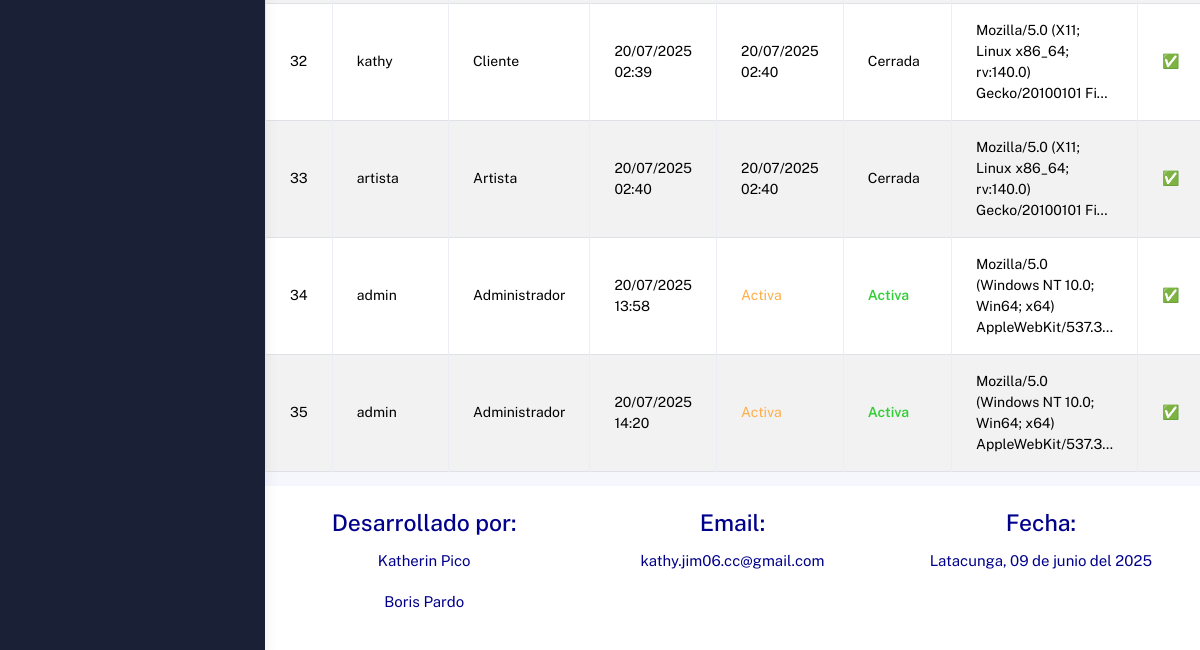
The app's page /administrador/sesiones/ (signed in, lower part), older data.
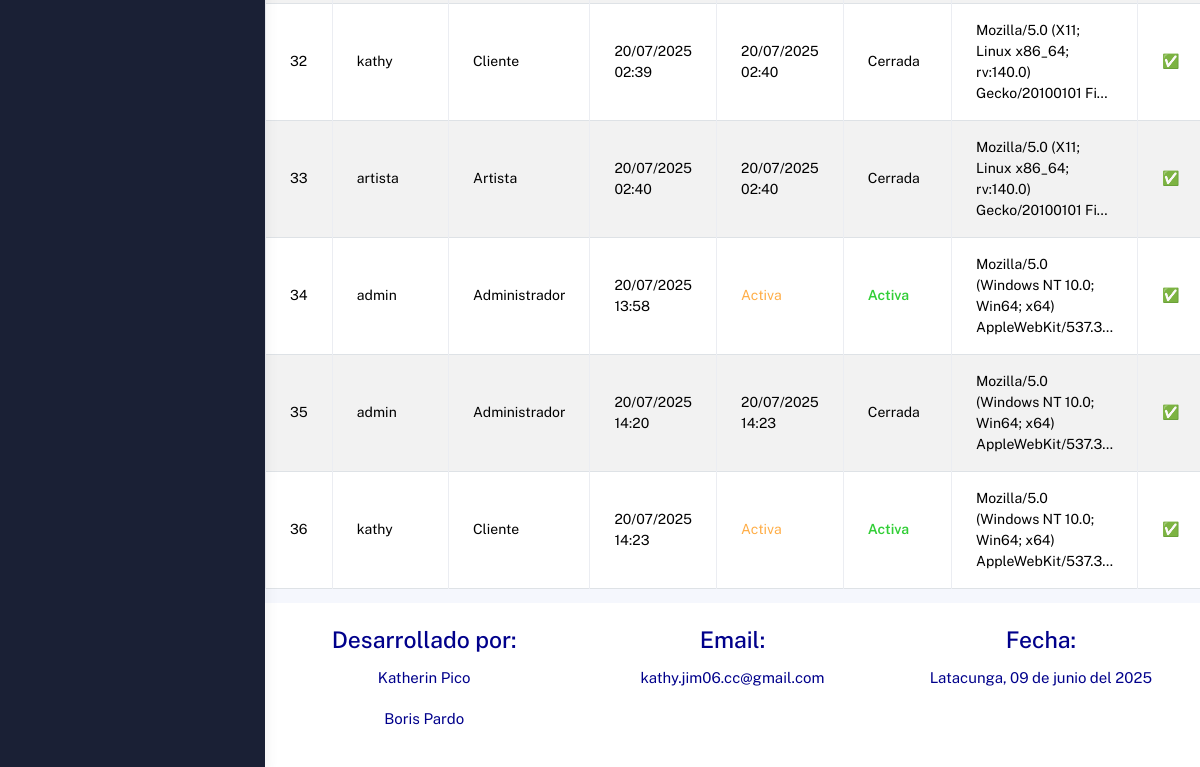
The same page, newer data.
### Aplicaciones/gestionContratos/models.py (models this page shows, shortened)
class RegistroSesion(models.Model):
    usuario = models.ForeignKey(Usuario, on_delete=models.CASCADE)
    fecha_login = models.DateTimeField(auto_now_add=True)
    fecha_logout = models.DateTimeField(null=True, blank=True)
    user_agent = models.CharField(max_length=255, null=True, blank=True)
    exitoso = models.BooleanField(default=True)  # Por si quieres registrar intentos fallidos
    class Meta:
        ordering = ['-fecha_login']

class Usuario(AbstractUser):
    telefono = models.CharField(max_length=10)
    direccion = models.TextField()
    rol = models.CharField(max_length=20, choices=ROL_CHOICES, default='Cliente')
    verificado = models.BooleanField(default=False)
    bloqueado = models.BooleanField(default=False)
    foto_perfil = models.ImageField(upload_to='usuarios/perfil/', null=True, blank=True)
    portafolio_pdf = models.FileField(upload_to='usuarios/portafolios/', null=True, blank=True)
    facebook_url = models.URLField(max_length=200, null=True, blank=True)
    x_url = models.URLField("X (Twitter)", max_length=200, null=True, blank=True)
    web_url = models.URLField("Página web", max_length=200, null=True, blank=True)
    groups = models.ManyToManyField(
        Group,
        related_name='usuarios',
        blank=True,
        help_text='Grupos a los que pertenece el usuario.',
        verbose_name='grupos',
    )
    user_permissions = models.ManyToManyField(
        Permission,
        related_name='usuarios_permisos',
        blank=True,
        help_text='Permisos específicos para el usuario.',
        verbose_name='permisos de usuario',
    )

### Aplicaciones/gestionContratos/views.py (the view)
# urls.py: path('administrador/sesiones/', views.listar_registros_sesion, name='listar_registros_sesion'),
def listar_registros_sesion(request):
    usuario_id = request.session.get('usuario_id')
    if not usuario_id:
        return redirect('login')
    usuario = Usuario.objects.get(id=usuario_id)
    if usuario.rol != 'Administrador':
        messages.error(request, "No tienes permisos para acceder a esta sección.")
        return redirect('login')
    registros = RegistroSesion.objects.select_related('usuario').order_by('id')
    return render(request, 'administrador/sesiones/lista_sesiones.html', {
        'registros': registros
    })

### Aplicaciones/gestionContratos/templates/administrador/sesiones/lista_sesiones.html (shortened to what this page needs)
{% extends 'administrador/plantilla.html' %}
{% load static %}
{% block contenido %}
<div class="container mt-5">
    <div class="table-responsive">
        <table class="table table-bordered table-striped table-hover">
            <tbody>
                {% for r in registros %}
                <tr>
                    <td>{{ forloop.counter }}</td>
                    <td>{{ r.usuario.username }}</td>
                    <td>{{ r.usuario.rol }}</td>
                    <td>{{ r.fecha_login|date:"d/m/Y H:i" }}</td>
                    <td>
                        {% if r.fecha_logout %}
                            {{ r.fecha_logout|date:"d/m/Y H:i" }}
                        {% else %}
                            <span class="text-warning">Activa</span>
                        {% endif %}
                    </td>
                    <td>
                        {% if r.fecha_logout %}
                            Cerrada
                        {% else %}
                            <strong class="text-success">Activa</strong>
                        {% endif %}
                    </td>
                    <td>{{ r.user_agent|truncatechars:60 }}</td>
                    <td>
                        {% if r.exitoso %}
                            ✅
                        {% else %}
                            ❌
                        {% endif %}
                    </td>
                </tr>
                {% empty %}
                <tr>
                    <td colspan="8" class="text-center">No hay registros de sesión aún.</td>
                </tr>
                {% endfor %}
            </tbody>
        </table>
    </div>
</div>
{% endblock %}

### Aplicaciones/gestionContratos/templates/administrador/plantilla.html (shortened to what this page needs)
{% load static %}
<!DOCTYPE html>
<html lang="es">
  <head>
    <link href="https://cdn.jsdelivr.net/npm/bootstrap@5.3.3/dist/css/bootstrap.min.css" rel="stylesheet">
    <link rel="stylesheet" href="https://cdn.datatables.net/1.13.6/css/jquery.dataTables.min.css">
    <link rel="stylesheet" href="https://cdn.datatables.net/buttons/2.4.2/css/buttons.dataTables.min.css">
    <link rel="stylesheet" href="https://cdnjs.cloudflare.com/ajax/libs/bootstrap-fileinput/5.5.4/css/fileinput.min.css" />
    <link rel="stylesheet" href="https://cdnjs.cloudflare.com/ajax/libs/bootstrap/5.3.3/css/bootstrap.min.css" />
    <link rel="stylesheet" href="https://cdnjs.cloudflare.com/ajax/libs/font-awesome/6.7.2/css/all.min.css" />
    <link href="https://cdn.jsdelivr.net/npm/bootstrap@5.3.3/dist/css/bootstrap.min.css" rel="stylesheet">
    <link rel="stylesheet" href="https://cdn.jsdelivr.net/npm/bootstrap-icons@1.10.5/font/bootstrap-icons.css">
    <link rel="stylesheet" href="{% static 'plantilla/kaiadmin/assets/css/bootstrap.min.css' %}" />
    <link rel="stylesheet" href="{% static 'plantilla/kaiadmin/assets/css/plugins.min.css' %}" />
    <link rel="stylesheet" href="{% static 'plantilla/kaiadmin/assets/css/kaiadmin.min.css' %}" />
    <link rel="stylesheet" href="{% static 'plantilla/kaiadmin/assets/css/demo.css' %}" />
  </head>
  <body>
    <div class="wrapper">
      <div class="sidebar" data-background-color="dark">
        <div class="sidebar-wrapper scrollbar scrollbar-inner">
        </div>
      </div>
      <div class="main-panel">
    {% block contenido %}
    {% endblock %}
        <footer>
          <div class="row" style="padding: 20px; color:darkblue; background-color:white;">
            <div class="col-md-4 ">
              <h3 class="text-center">Desarrollado por:</h3>
              <p class="text-center">Katherin Pico</p>
              <p class="text-center">Boris Pardo</p>
            </div>
            <div class="col-md-4 ">
              <h3 class="text-center">Email:</h3>
              <p class="text-center">kathy.jim06.cc@gmail.com</p>
            </div>
            <div class="col-md-4 ">
              <h3 class="text-center">Fecha:</h3>
              <p class="text-center">Latacunga, 09 de junio del 2025</p>
            </div>
          </div>
        </footer>
  </body>
</html>

Row changes from the older to the newer data that the page shows:
changed RegistroSesion (number 4 of 5 on the later page): fecha_logout (not shown) → "20/07/2025 14:23"; fecha_logout "Activa Activa" → "Cerrada"
added RegistroSesion: usuario.username "kathy", usuario.rol "Cliente", fecha_login "20/07/2025 14:23", shows "Activa", user_agent "Mozilla/5.0 (Windows NT 10.0; Win64; x64) AppleWebKit/537.3…"
